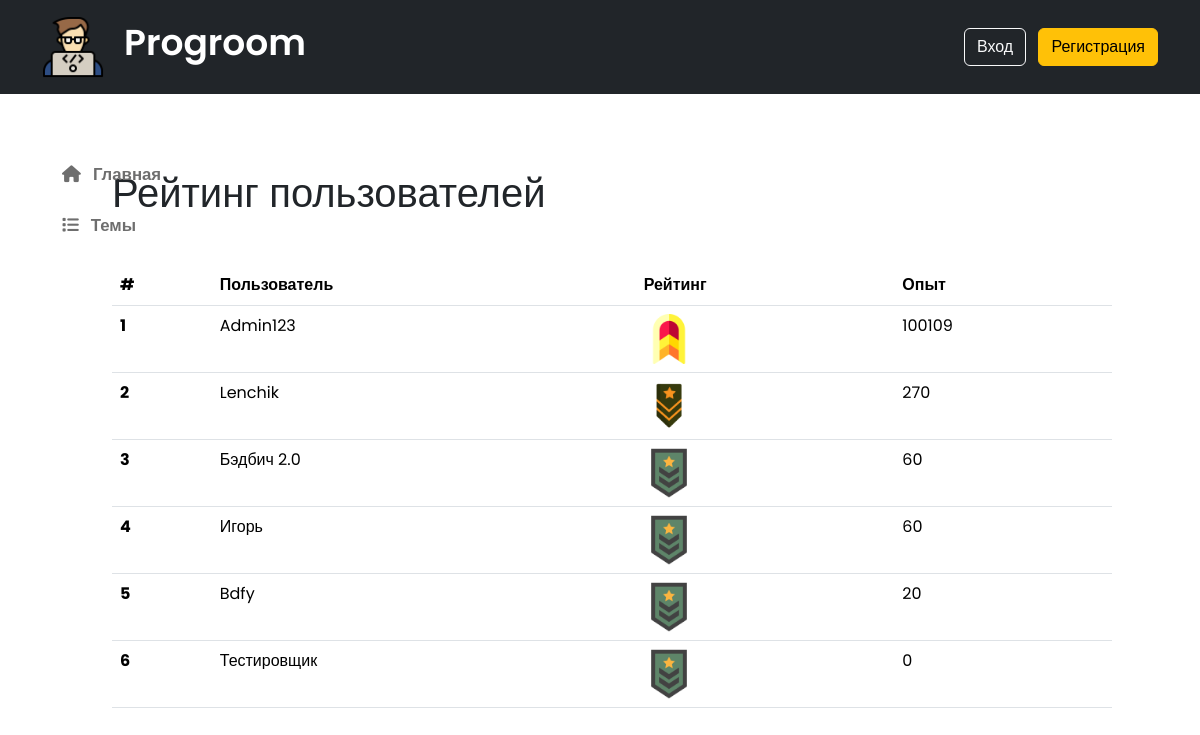
The page /reiting on the database its author committed.
### data/users.py (models this page shows, shortened)
class User(SqlAlchemyBase, UserMixin):
    __tablename__ = 'users'
    id = sqlalchemy.Column(sqlalchemy.Integer, primary_key=True, autoincrement=True)
    name = sqlalchemy.Column(sqlalchemy.String, nullable=True)
    email = sqlalchemy.Column(sqlalchemy.String, index=True, unique=True, nullable=True)
    hashed_password = sqlalchemy.Column(sqlalchemy.String, nullable=True)
    is_superuser = sqlalchemy.Column(sqlalchemy.Boolean, default=False)
    is_admin = sqlalchemy.Column(sqlalchemy.Boolean, default=False)
    lvl = sqlalchemy.Column(sqlalchemy.Integer, default=1)
    exp = sqlalchemy.Column(sqlalchemy.Integer, default=0)
    question = orm.relationship("Question", back_populates='user')

### app.py (the view)
@app.route('/reiting')
def reiting():
    sess = db_session.create_session()
    users = sorted(sess.query(User).all(), key=lambda x: x.exp, reverse=True)
    return render_template('reiting.html', users=users)

### data/db_session.py (called while the page is built)
def create_session() -> Session:
    global __factory
    return __factory()

### templates/reiting.html (shortened to what this page needs)
{% extends "base.html" %}
{% block content %}
<section class="reiting_section">
    <h1 class="mb-5">Рейтинг пользователей</h1>
    <table class="table">
        <thead>
          <tr>
            <th scope="col">#</th>
            <th scope="col">Пользователь</th>
            <th scope="col">Рейтинг</th>
            <th scope="col">Опыт</th>
          </tr>
        </thead>
        <tbody>
          {% for user in users %}
            {% if current_user.id == user.id %}
                <tr class='table-success' style="background-color: rgb(191, 238, 144);">
                    <th scope="row">{{ loop.index }}</th>
                    <td>{{ user.name }}</td>
                    <td><img src="/static/img/rang/rang{{ user.lvl }}.png" alt=""></td>
                    <td>{{ user.exp }}</td>
                </tr>
            {% else %}
                <tr>
                    <th scope="row">{{ loop.index }}</th>
                    <td>{{ user.name }}</td>
                    <td><img src="/static/img/rang/rang{{ user.lvl }}.png" alt=""></td>
                    <td>{{ user.exp }}</td>
                </tr>
            {% endif %}
          {% endfor %}
        </tbody>
      </table>
</section>
{% endblock %}

### templates/base.html (shortened to what this page needs)
<!DOCTYPE html>
<html lang="ru">
<head>
    <link rel="stylesheet" href="{{ url_for('static', filename='css/style.css') }}">
    <link href="https://cdn.jsdelivr.net/npm/bootstrap@5.3.3/dist/css/bootstrap.min.css" rel="stylesheet">
    <link rel="stylesheet" href="https://cdn.jsdelivr.net/gh/fancyapps/fancybox@3.5.7/dist/jquery.fancybox.min.css"/>
</head>
<body>
    <header class="p-3 text-bg-dark">
        <div class="container">
          <div class="d-flex flex-wrap align-items-center justify-content-center justify-content-lg-start">
            {% set logo = url_for('static', filename='img/coding.png') %}
            <img src="{{ logo }}" alt="" class="img_logo">
            <h1 class="main_title">Progroom</h1>
            <div class="text-end">
              {% if not current_user.is_authenticated %}
                <a href="/login" class="btn btn-outline-light me-2">Вход</a>
                <a href="/register" class="btn btn-warning">Регистрация</a>
              {% else %}
                <a href="/logout" class="btn btn-outline-light me-2">Выход</a>
                <a href="/profile" class="btn btn-warning">
                  <i class="text fa-solid fa-user"></i>
                  {{ current_user.name }}
                </a>
              {% endif %}
            </div>
          </div>
        </div>
    </header>
    <section class="main_template">
      <nav class="template_nav">
        <div class="nav_links">
          <a href="/" class="link_a">
            <i class="fa-solid fa-house"></i>
            <p class="link_title">Главная</p>
          </a>
          <a href="/themes" class="link_a">
            <i class="fa-solid fa-list"></i>
            <p class="link_title">Темы</p>
          </a>
        </div>
      </nav>
      <section class="template_body">
        {% block content %}
        {% endblock %}
      </section>
    </section>
</body>
</html>

### static/css/style.css (style rules this page uses)
* { margin: 0; padding: 0; box-sizing: border-box; font-family: "Poppins", sans-serif; }
.img_logo { width: 62px; height: 62px; background-size: cover; margin-right: 20px; }
.main_title { font-size: 36px; margin-right: 200px; font-weight: 600; }
.reiting_section { width: 1000px; margin: auto; margin-top: 50px; }
.reiting_section img { width: 50px; height: 50px; }
.main_template { width: 99vw; display: flex; }
.template_nav { width: 15vw; display: flex; align-items: center; z-index: 1; }
.template_body { width: 84vw; margin-left: -6vw; z-index: 0; margin-top: 25px; }
.nav_links { width: 15vw; display: flex; flex-direction: column; margin: auto; margin-top: 50px; margin-left: 50px; margin-right: -25px; }
.link_a { text-decoration: none; color: #6e6e6e; font-weight: 600; font-size: 1.4vw; width: 100%; border-radius: 8px; display: flex; align-items: center; transition: .5s; padding: 8px; padding-left: 12px; max-width: 15vw; margin-top: 10px; }
.link_a i { margin-right: 12px; }
.link_a p { padding: 0; margin: 0; }

### rows shown on the page
User: name "Admin123", shows a picture, exp "100109"
User: name "Lenchik", shows a picture, exp "270"
User: name "Бэдбич 2.0", exp "60"
User: name "Игорь", exp "60"
User: name "Bdfy", exp "20"
User: name "Тестировщик", exp "0"
